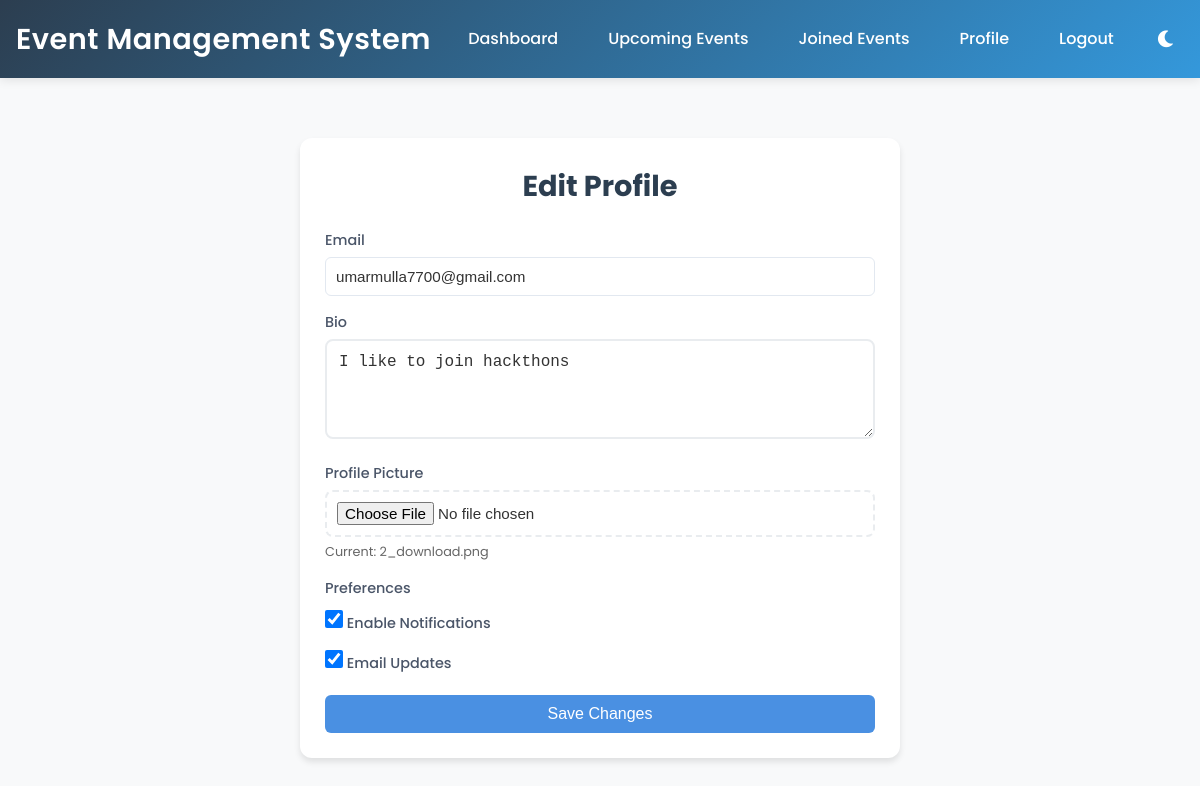
/profile/edit (signed in), run on the app's committed database.
### app.py (models this page shows, shortened)
class User(UserMixin, db.Model):
    id = db.Column(db.Integer, primary_key=True)
    username = db.Column(db.String(80), unique=True, nullable=False)
    password = db.Column(db.String(120), nullable=False)
    email = db.Column(db.String(120), unique=True, nullable=False)
    profile_picture = db.Column(db.String(200), default='default.jpg')
    bio = db.Column(db.Text, default='')
    joined_events = db.relationship('Event', secondary='user_events', backref=db.backref('attendees', lazy='dynamic'))
    created_at = db.Column(db.DateTime, default=datetime.utcnow)
    last_login = db.Column(db.DateTime)
    preferences = db.Column(db.JSON, default=lambda: {
        'notifications': True,
        'email_updates': True,
        'theme': 'light'
    })

### app.py (the view, shortened to what this page needs)
@app.route('/profile/edit', methods=['GET', 'POST'])
@login_required
def edit_profile():
    return render_template('edit_profile.html', user=current_user)

### app.py (called while the page is built)
@login_manager.user_loader
def load_user(user_id):
    return User.query.get(int(user_id))

### templates/edit_profile.html (shortened to what this page needs)
{% extends "base.html" %}
{% block content %}
<div class="form-container">
    <h2>Edit Profile</h2>
    <form method="POST" enctype="multipart/form-data">
        <div class="form-group">
            <label for="email">Email</label>
            <input type="email" id="email" name="email" value="{{ user.email }}" required>
        </div>
        <div class="form-group">
            <label for="bio">Bio</label>
            <textarea id="bio" name="bio" rows="4">{{ user.bio }}</textarea>
        </div>
        <div class="form-group">
            <label for="profile_picture">Profile Picture</label>
            <input type="file" id="profile_picture" name="profile_picture" accept="image/*">
            <small>Current: {{ user.profile_picture }}</small>
        </div>
        <div class="form-group">
            <label>Preferences</label>
            <div class="preference-options">
                <label class="checkbox-label">
                    <input type="checkbox" name="notifications" {% if user.preferences.notifications %}checked{% endif %}>
                    <span>Enable Notifications</span>
                </label>
                <label class="checkbox-label">
                    <input type="checkbox" name="email_updates" {% if user.preferences.email_updates %}checked{% endif %}>
                    <span>Email Updates</span>
                </label>
            </div>
        </div>
        <button type="submit">Save Changes</button>
    </form>
</div>
{% endblock %}

### templates/base.html (style rules this page uses)
:root { --bg-color: #f8f9fa; --text-color: #333; --card-bg: white; --header-bg: linear-gradient(135deg, #2c3e50, #3498db); --border-color: #e9ecef; --input-bg: white; --shadow-color: rgba(0, 0, 0, 0.1); }
* { margin: 0; padding: 0; box-sizing: border-box; }
body { font-family: 'Poppins', sans-serif; line-height: 1.6; background-color: var(--bg-color); color: var(--text-color); transition: background-color 0.3s, color 0.3s; }
.form-group { margin-bottom: 20px; }
.form-group label { display: block; margin-bottom: 8px; font-weight: 500; color: #2c3e50; }
.form-group input { width: 100%; padding: 12px; border: 2px solid var(--border-color); border-radius: 8px; transition: all 0.3s ease; font-size: 1rem; background-color: var(--input-bg); color: var(--text-color); }
.form-container { max-width: 400px; margin: 40px auto; padding: 25px; background: white; border-radius: 12px; box-shadow: 0 4px 6px var(--shadow-color); }
.form-container h2 { text-align: center; color: #2c3e50; margin-bottom: 20px; font-size: 1.8rem; }
.form-group { margin-bottom: 15px; }
.form-group label { display: block; margin-bottom: 5px; color: #4a5568; font-size: 0.9rem; }
.form-group input { width: 100%; padding: 10px; border: 1px solid #e2e8f0; border-radius: 6px; font-size: 0.95rem; transition: border-color 0.3s; }
.form-container button { width: 100%; padding: 10px; background: #4a90e2; color: white; border: none; border-radius: 6px; font-size: 1rem; cursor: pointer; transition: background-color 0.3s; }

### templates/edit_profile.html (style rules this page uses)
.form-container { max-width: 600px; }
textarea { width: 100%; padding: 12px; border: 2px solid var(--border-color); border-radius: 8px; font-size: 1rem; background-color: var(--input-bg); color: var(--text-color); resize: vertical; min-height: 100px; }
.preference-options { display: flex; flex-direction: column; gap: 10px; margin-top: 10px; }
.checkbox-label { display: flex; align-items: center; gap: 10px; cursor: pointer; color: var(--text-color); }
.checkbox-label input[type="checkbox"] { width: 18px; height: 18px; cursor: pointer; }
small { display: block; margin-top: 5px; color: #666; font-size: 0.8rem; }
input[type="file"] { width: 100%; padding: 10px; border: 2px dashed var(--border-color); border-radius: 8px; background-color: var(--input-bg); color: var(--text-color); }

### data on the page
User: email "umarmulla7700@gmail.com", bio "I like to join hackthons", profile_picture "2_download.png", preferences "☑"
